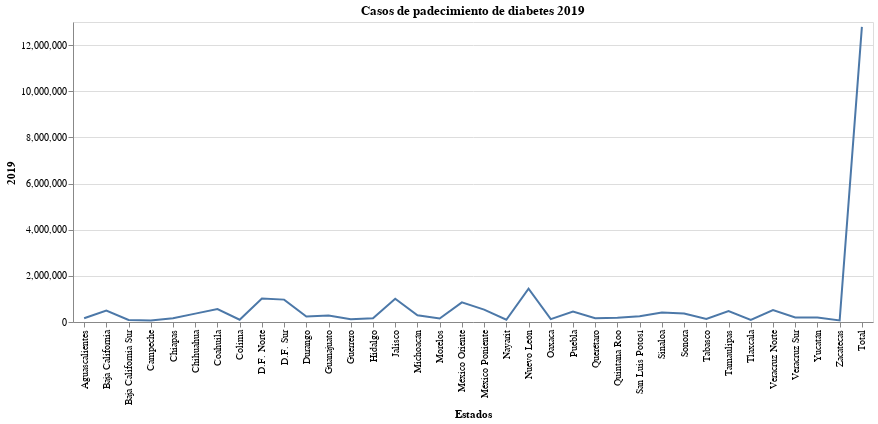

Notebook source saved alongside this figure:
### Code cell
alt.Chart(data).mark_line().encode(
    x = alt.X("Estados"),
    y = alt.Y("2019")
).properties(
    title = "Casos de padecimiento de diabetes 2019",
    width = 800
)
